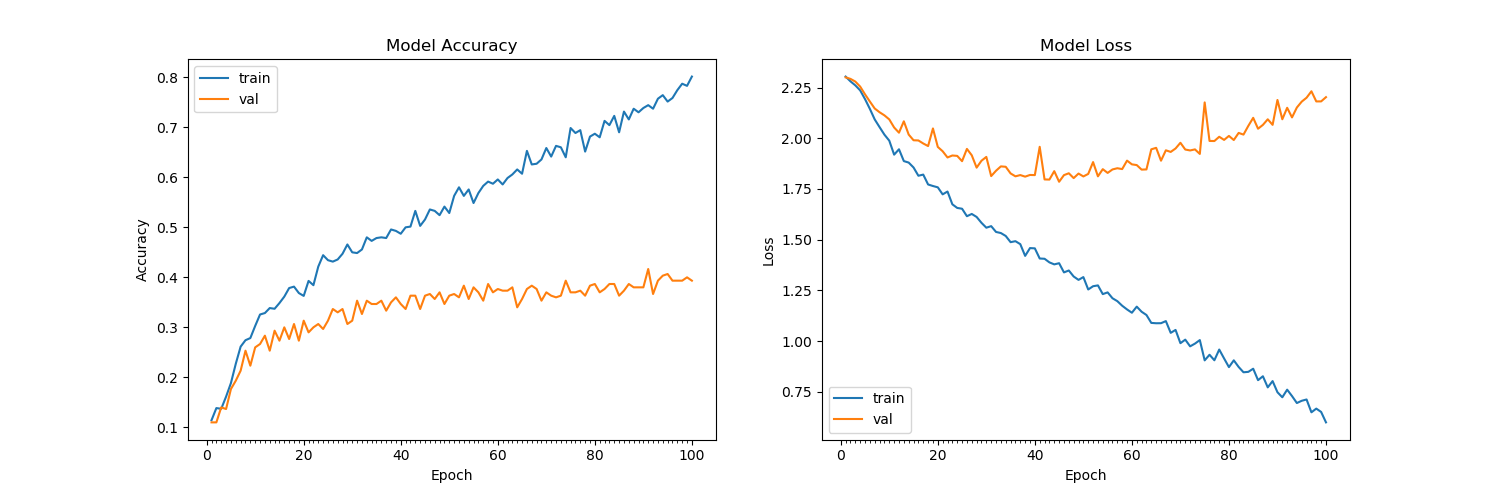

Generate this figure with Python:
from __future__ import print_function
import keras
from keras.datasets import cifar10
from keras.preprocessing.image import ImageDataGenerator
from keras.models import Sequential
from keras.layers import Dense, Dropout, Activation, Flatten
from keras.layers import Conv2D, MaxPooling2D
import matplotlib.pyplot as plt
import os
import numpy as np
import pickle

np.random.seed(5)
batch_size = 32
num_classes = 10
epochs = 100
data_augmentation = True
num_predictions = 20
train_size = 40000
val_size = 10000
train_true_size = 700
val_true_size = 300
save_dir = os.path.join(os.getcwd(), 'saved_models')
model_name = 'colorRich_model.h5'
file_name ='colorRich.txt'

(x_train, y_train), (x_test, y_test) = cifar10.load_data()

x_val = x_train[train_size:]
x_train = x_train[:train_size]
y_val = y_train[train_size:]
y_train = y_train[:train_size]

train_rand_idx = np.random.choice(train_size,train_true_size)
val_rand_idx = np.random.choice(val_size,val_true_size)

x_train = x_train[train_rand_idx]
x_val = x_val[val_rand_idx]
y_train = y_train[train_rand_idx]
y_val = y_val[val_rand_idx]

class_names = ['airplane','automobile','bird','cat','deer',
               'dog','frog','horse','ship','truck']

fig = plt.figure(figsize=(8,3))
for i in range(num_classes):
    ax = fig.add_subplot(2, 5, 1 + i, xticks=[], yticks=[])
    idx = np.where(y_train[:]==i)[0]
    x_idx = x_train[idx,::]
    img_num = np.random.randint(x_idx.shape[0])
    im = np.transpose(x_idx[img_num,::], (0, 1, 2))
    ax.set_title(class_names[i])
    plt.imshow(im)
plt.show()

x_train = x_train.astype('float32')/255
x_val = x_val.astype('float32')/255
x_test = x_test.astype('float32')/255

y_train = keras.utils.to_categorical(y_train, num_classes)
y_val = keras.utils.to_categorical(y_val,num_classes)
y_test = keras.utils.to_categorical(y_test, num_classes)

model = Sequential()
model.add(Conv2D(32, (3, 3), padding='same',
                 input_shape=x_train.shape[1:]))
model.add(Activation('relu'))
model.add(Conv2D(32, (3, 3)))
model.add(Activation('relu'))
model.add(MaxPooling2D(pool_size=(2, 2)))
model.add(Dropout(0.25))

model.add(Conv2D(64, (3, 3), padding='same'))
model.add(Activation('relu'))
model.add(Conv2D(64, (3, 3)))
model.add(Activation('relu'))
model.add(MaxPooling2D(pool_size=(2, 2)))
model.add(Dropout(0.25))

model.add(Flatten())
model.add(Dense(512))
model.add(Activation('relu'))
model.add(Dropout(0.5))
model.add(Dense(num_classes))
model.add(Activation('softmax'))

opt = keras.optimizers.rmsprop(lr=0.0001, decay=1e-6)

model.compile(loss='categorical_crossentropy',
              optimizer=opt,
              metrics=['accuracy'])

model_info = model.fit(x_train, y_train,
          batch_size=batch_size,
          epochs=epochs,
          validation_data=(x_val, y_val),
          shuffle=True)


if not os.path.isdir(save_dir):
    os.makedirs(save_dir)
model_path = os.path.join(save_dir, model_name)
model.save(model_path)
print('Saved trained model at %s ' % model_path)

scores = model.evaluate(x_test, y_test, verbose=1)
print('Test loss:', scores[0])
print('Test accuracy:', scores[1])

fig, axs = plt.subplots(1,2,figsize=(15,5))
axs[0].plot(range(1,len(model_info.history['acc'])+1),model_info.history['acc'])
axs[0].plot(range(1,len(model_info.history['val_acc'])+1),model_info.history['val_acc'])
axs[0].set_title('Model Accuracy')
axs[0].set_ylabel('Accuracy')
axs[0].set_xlabel('Epoch')
axs[0].set_xticks(np.arange(1,len(model_info.history['acc'])+1),len(model_info.history['acc'])/10)
axs[0].legend(['train', 'val'], loc='best')

axs[1].plot(range(1,len(model_info.history['loss'])+1),model_info.history['loss'])
axs[1].plot(range(1,len(model_info.history['val_loss'])+1),model_info.history['val_loss'])
axs[1].set_title('Model Loss')
axs[1].set_ylabel('Loss')
axs[1].set_xlabel('Epoch')
axs[1].set_xticks(np.arange(1,len(model_info.history['loss'])+1),len(model_info.history['loss'])/10)
axs[1].legend(['train', 'val'], loc='best')
plt.show()

with open(file_name, 'wb') as file_pi:
  pickle.dump(model_info.history, file_pi)
